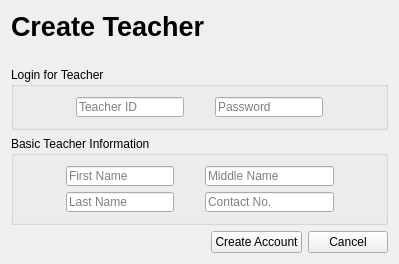
      <widget class="QWidget" name="page_createTeacher">
       <layout class="QGridLayout" name="gridLayout_30">
        <item row="3" column="0">
         <widget class="QLabel" name="label_status_createTeacher">
          <property name="text">
           <string/>
          </property>
         </widget>
        </item>
        <item row="3" column="1">
         <widget class="QPushButton" name="pushButton_createAccount_createTeacher">
          <property name="toolTip">
           <string>Create Account</string>
          </property>
          <property name="statusTip">
           <string>Create Account</string>
          </property>
          <property name="whatsThis">
           <string>Create Account</string>
          </property>
          <property name="text">
           <string>Create Account</string>
          </property>
         </widget>
        </item>
        <item row="3" column="2">
         <widget class="QPushButton" name="pushButton_cancel_createTeacher">
          <property name="toolTip">
           <string>Cancel</string>
          </property>
          <property name="statusTip">
           <string>Cancel</string>
          </property>
          <property name="whatsThis">
           <string>Cancel</string>
          </property>
          <property name="text">
           <string>Cancel</string>
          </property>
         </widget>
        </item>
        <item row="2" column="0" colspan="3">
         <widget class="QGroupBox" name="groupBox__basicTacherInformation_edit_myInfo_2">
          <property name="title">
           <string>Basic Teacher Information</string>
          </property>
          <layout class="QGridLayout" name="gridLayout_27">
           <item row="0" column="1">
            <spacer name="verticalSpacer_27">
             <property name="orientation">
              <enum>Qt::Vertical</enum>
             </property>
             <property name="sizeHint" stdset="0">
              <size>
               <width>20</width>
               <height>1</height>
              </size>
             </property>
            </spacer>
           </item>
           <item row="1" column="0">
            <spacer name="horizontalSpacer_36">
             <property name="orientation">
              <enum>Qt::Horizontal</enum>
             </property>
             <property name="sizeHint" stdset="0">
              <size>
               <width>16</width>
               <height>20</height>
              </size>
             </property>
            </spacer>
           </item>
           <item row="1" column="1">
            <layout class="QGridLayout" name="gridLayout_28">
             <item row="0" column="0">
              <widget class="QLineEdit" name="lineEdit_firstName_createTeacher">
               <property name="maximumSize">
                <size>
                 <width>133</width>
                 <height>20</height>
                </size>
               </property>
               <property name="toolTip">
                <string>First Name</string>
               </property>
               <property name="statusTip">
                <string>First Name</string>
               </property>
               <property name="whatsThis">
                <string>First name</string>
               </property>
               <property name="placeholderText">
                <string>First Name</string>
               </property>
               <property name="clearButtonEnabled">
                <bool>true</bool>
               </property>
              </widget>
             </item>
             <item row="0" column="1">
              <spacer name="horizontalSpacer_37">
               <property name="orientation">
                <enum>Qt::Horizontal</enum>
               </property>
               <property name="sizeHint" stdset="0">
                <size>
                 <width>25</width>
                 <height>20</height>
                </size>
               </property>
              </spacer>
             </item>
             <item row="0" column="2">
              <widget class="QLineEdit" name="lineEdit_middleName_createTeacher">
               <property name="minimumSize">
                <size>
                 <width>129</width>
                 <height>20</height>
                </size>
               </property>
               <property name="maximumSize">
                <size>
                 <width>133</width>
                 <height>20</height>
                </size>
               </property>
               <property name="toolTip">
                <string>Middle Name</string>
               </property>
               <property name="statusTip">
                <string>Middle Name</string>
               </property>
               <property name="whatsThis">
                <string>Middle Name</string>
               </property>
               <property name="placeholderText">
                <string>Middle Name</string>
               </property>
               <property name="clearButtonEnabled">
                <bool>true</bool>
               </property>
              </widget>
             </item>
             <item row="1" column="0">
              <widget class="QLineEdit" name="lineEdit_lastName_createTeacher">
               <property name="maximumSize">
                <size>
                 <width>133</width>
                 <height>20</height>
                </size>
               </property>
               <property name="toolTip">
                <string>Last Name</string>
               </property>
               <property name="statusTip">
                <string>Last Name</string>
               </property>
               <property name="whatsThis">
                <string>Last Name</string>
               </property>
               <property name="placeholderText">
                <string>Last Name</string>
               </property>
               <property name="clearButtonEnabled">
                <bool>true</bool>
               </property>
              </widget>
             </item>
             <item row="1" column="2">
              <widget class="QLineEdit" name="lineEdit_contactNo_createTeacher">
               <property name="maximumSize">
                <size>
                 <width>133</width>
                 <height>20</height>
                </size>
               </property>
               <property name="toolTip">
                <string>Contact No.</string>
               </property>
               <property name="statusTip">
                <string>Contact No.</string>
               </property>
               <property name="whatsThis">
                <string>Contact No.</string>
               </property>
               <property name="text">
                <string/>
               </property>
               <property name="placeholderText">
                <string>Contact No.</string>
               </property>
               <property name="clearButtonEnabled">
                <bool>true</bool>
               </property>
              </widget>
             </item>
            </layout>
           </item>
           <item row="1" column="2">
            <spacer name="horizontalSpacer_38">
             <property name="orientation">
              <enum>Qt::Horizontal</enum>
             </property>
             <property name="sizeHint" stdset="0">
              <size>
               <width>16</width>
               <height>20</height>
              </size>
             </property>
            </spacer>
           </item>
           <item row="2" column="1">
            <spacer name="verticalSpacer_28">
             <property name="orientation">
              <enum>Qt::Vertical</enum>
             </property>
             <property name="sizeHint" stdset="0">
              <size>
               <width>20</width>
               <height>1</height>
              </size>
             </property>
            </spacer>
           </item>
          </layout>
         </widget>
        </item>
        <item row="1" column="0" colspan="3">
         <widget class="QGroupBox" name="groupBox_loginForTeacher_edit_myInfo_2">
          <property name="title">
           <string>Login for Teacher</string>
          </property>
          <layout class="QGridLayout" name="gridLayout_25">
           <item row="0" column="1">
            <spacer name="verticalSpacer_25">
             <property name="orientation">
              <enum>Qt::Vertical</enum>
             </property>
             <property name="sizeHint" stdset="0">
              <size>
               <width>20</width>
               <height>1</height>
              </size>
             </property>
            </spacer>
           </item>
           <item row="1" column="0">
            <spacer name="horizontalSpacer_33">
             <property name="orientation">
              <enum>Qt::Horizontal</enum>
             </property>
             <property name="sizeHint" stdset="0">
              <size>
               <width>16</width>
               <height>20</height>
              </size>
             </property>
            </spacer>
           </item>
           <item row="1" column="1">
            <layout class="QGridLayout" name="gridLayout_26">
             <item row="0" column="1">
              <spacer name="horizontalSpacer_34">
               <property name="orientation">
                <enum>Qt::Horizontal</enum>
               </property>
               <property name="sizeHint" stdset="0">
                <size>
                 <width>25</width>
                 <height>20</height>
                </size>
               </property>
              </spacer>
             </item>
             <item row="0" column="0">
              <widget class="QLineEdit" name="lineEdit_teacherID_createTeacher">
               <property name="maximumSize">
                <size>
                 <width>133</width>
                 <height>20</height>
                </size>
               </property>
               <property name="toolTip">
                <string>Teacher ID</string>
               </property>
               <property name="statusTip">
                <string>Teacher ID</string>
               </property>
               <property name="whatsThis">
                <string>Teacher ID</string>
               </property>
               <property name="placeholderText">
                <string>Teacher ID</string>
               </property>
               <property name="clearButtonEnabled">
                <bool>true</bool>
               </property>
              </widget>
             </item>
             <item row="0" column="2">
              <widget class="QLineEdit" name="lineEdit_password_createTeacher">
               <property name="maximumSize">
                <size>
                 <width>133</width>
                 <height>20</height>
                </size>
               </property>
               <property name="toolTip">
                <string>Password</string>
               </property>
               <property name="statusTip">
                <string>Password</string>
               </property>
               <property name="whatsThis">
                <string>Password</string>
               </property>
               <property name="echoMode">
                <enum>QLineEdit::Password</enum>
               </property>
               <property name="placeholderText">
                <string>Password</string>
               </property>
               <property name="clearButtonEnabled">
                <bool>true</bool>
               </property>
              </widget>
             </item>
            </layout>
           </item>
           <item row="1" column="2">
            <spacer name="horizontalSpacer_35">
             <property name="orientation">
              <enum>Qt::Horizontal</enum>
             </property>
             <property name="sizeHint" stdset="0">
              <size>
               <width>16</width>
               <height>20</height>
              </size>
             </property>
            </spacer>
           </item>
           <item row="2" column="1">
            <spacer name="verticalSpacer_26">
             <property name="orientation">
              <enum>Qt::Vertical</enum>
             </property>
             <property name="sizeHint" stdset="0">
              <size>
               <width>20</width>
               <height>1</height>
              </size>
             </property>
            </spacer>
           </item>
          </layout>
         </widget>
        </item>
        <item row="0" column="0">
         <widget class="QLabel" name="label_createTeacher">
          <property name="minimumSize">
           <size>
            <width>0</width>
            <height>50</height>
           </size>
          </property>
          <property name="maximumSize">
           <size>
            <width>16777215</width>
            <height>50</height>
           </size>
          </property>
          <property name="font">
           <font>
            <pointsize>20</pointsize>
            <weight>75</weight>
            <bold>true</bold>
           </font>
          </property>
          <property name="text">
           <string>Create Teacher</string>
          </property>
          <property name="alignment">
           <set>Qt::AlignLeading|Qt::AlignLeft|Qt::AlignTop</set>
          </property>
         </widget>
        </item>
       </layout>
      </widget>
